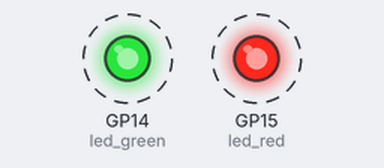
Simulated run of this program. Board: Raspberry Pi Pico running MicroPython. Parts: output pins drawn as LEDs (lit = HIGH). Dashed ring = blinking. What the program prints to the serial console is not drawn.

Above: at 0.5 s.
Timing chart, 0 to 4.6 s (numbered marks = the images above):
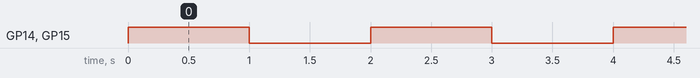

The program:

leds.py
```python
import machine
import utime

led_green = machine.Pin(14, machine.Pin.OUT)
led_red = machine.Pin(15, machine.Pin.OUT)

def lightsOff():
    led_green.value(0)
    led_red.value(0)

def lightsOn():
    led_green.value(1)
    led_red.value(1)

def blink():
    lightsOn()
    utime.sleep(1)
    lightsOff()
    utime.sleep(1)

def alternateSwitching():
    led_green.toggle()
    utime.sleep(1)
    led_green.toggle()
    led_red.toggle()
    utime.sleep(1)
    led_red.toggle()

# blink()

while True:
    print("Blinking !!!")
    blink()
    # alternateSwitching();
```

Measured:
- by itself, GP14 (led_green), GP15 (led_red): alternates HIGH for 1.0 s and LOW for 1.0 s
